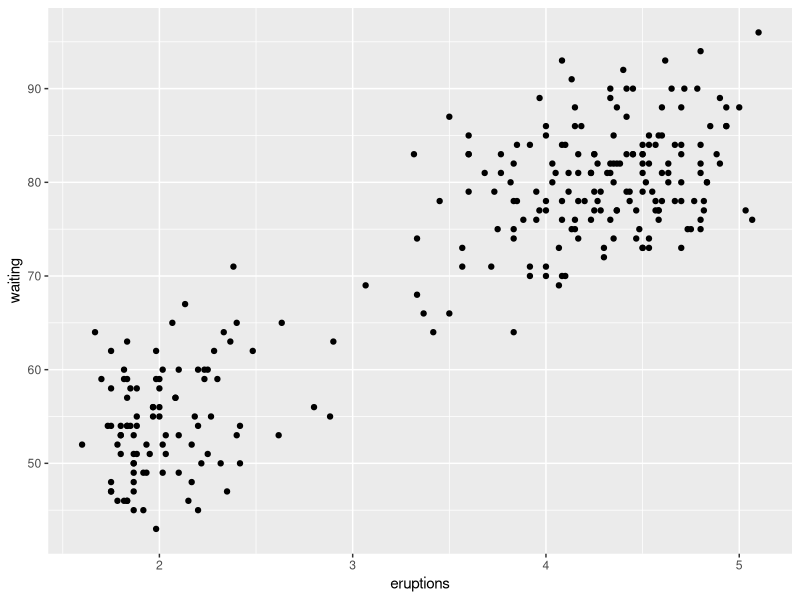
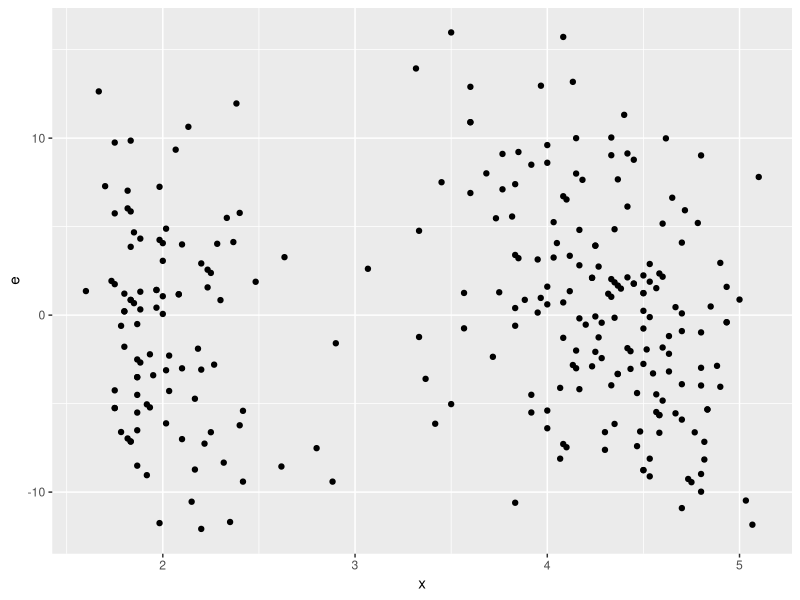
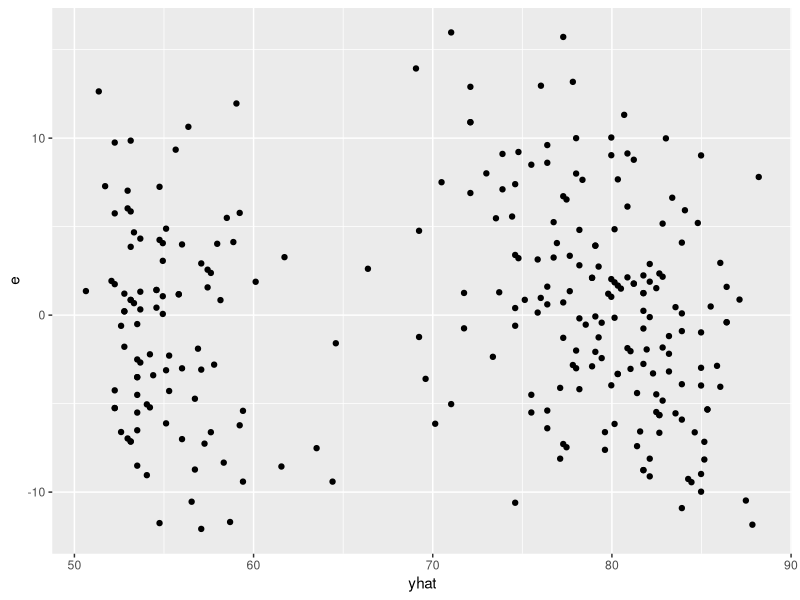
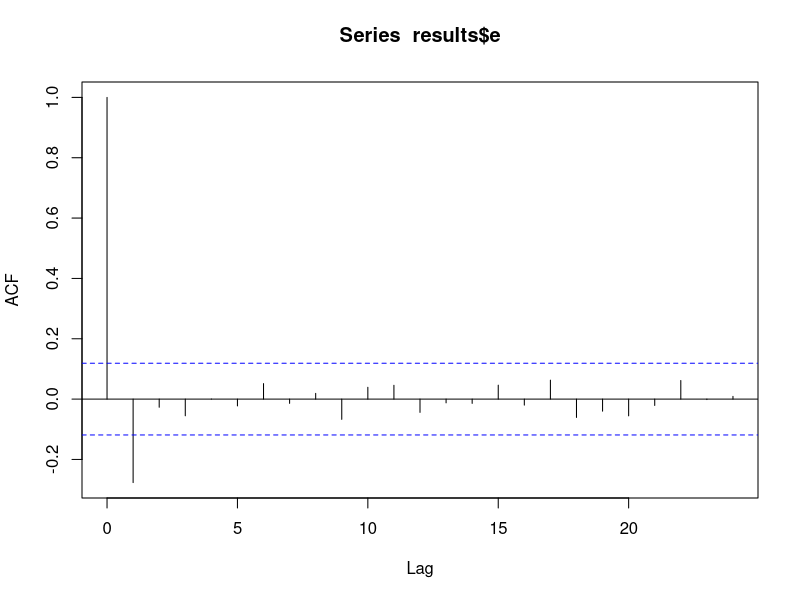
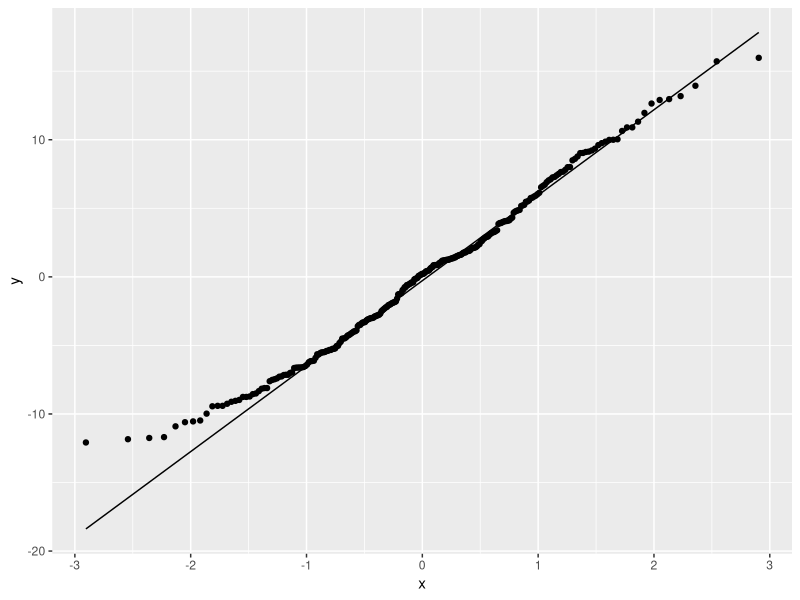
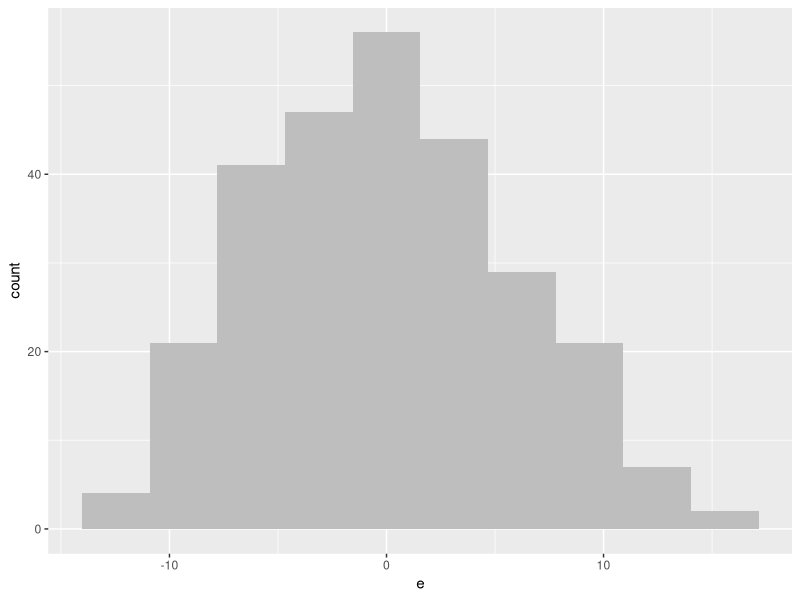
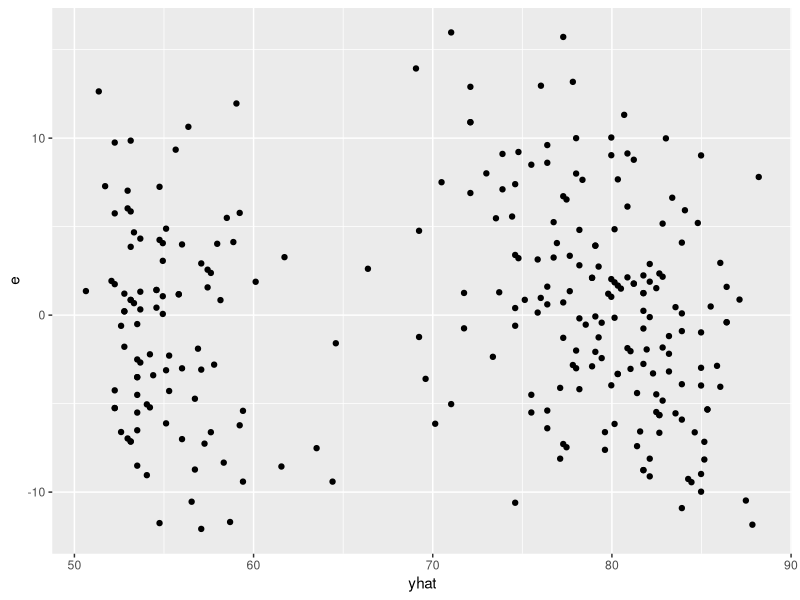
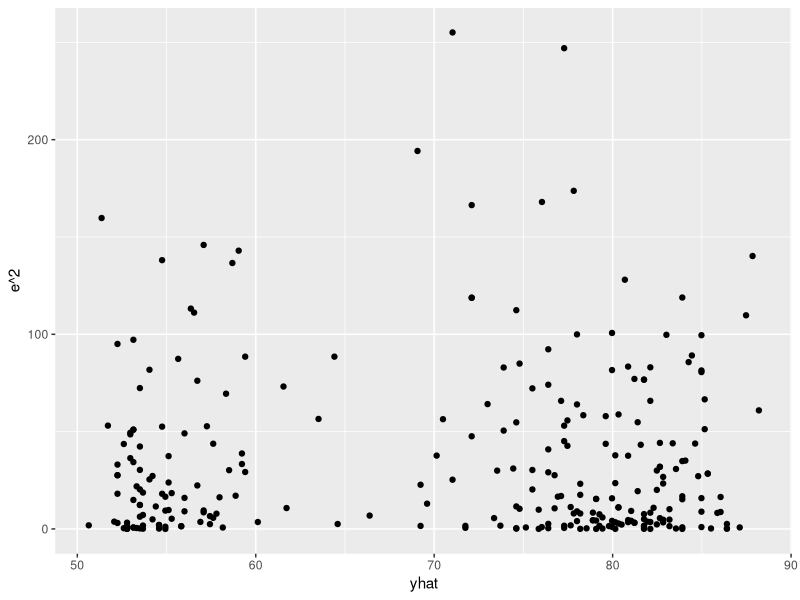

These figures' R source, in order:

library(datasets)
library(tidyverse)
library(forcats)
library(lmtest)

data(faithful)
view(faithful)

ggplot(faithful, aes(x = eruptions, y = waiting)) + 
    geom_point()

fit <- lm(waiting ~ eruptions, data = faithful)
fit %>% summary()

fit$residuals

results <- data.frame(e = fit$residuals, x = faithful$eruptions, yhat = fit$fitted.values)

#linearity assumption
ggplot(results, aes(x, e)) +
    geom_point()

ggplot(results, aes(x = yhat, y = e)) + 
    geom_point()

# Shapiro-Wilk test

# ACF

acf(results$e)

# Breusch-Godfreed

bgtest(fit, order = 7)

#the p-value is small enough we see that there is a correlation of lag

#Check for normality

ggplot(data = results, aes(sample = e)) +
    geom_qq() +
    geom_qq_line()

#Shapiro Test

shapiro.test(results$e)


##Data is not normal due to P-value of 0.02947
##P-value should not be the only thing we look at
##P-value is a rv
##rv is a number that you don't know what it is untill you get your data and calculate it.

ggplot(results, aes(x = e)) +
    geom_histogram(bins = 10, fill = "grey")


# Check for constant variance

ggplot(results, aes(x = yhat, y = e)) +
    geom_point()

ggplot(results, aes(x = yhat, y = e^2)) +
    geom_point()
    
#Breusch-Pagan Test

bptest(fit)
#null is constant variance. We don't want to reject null.

## If we don't have normality we can Bootstrap to get normality
